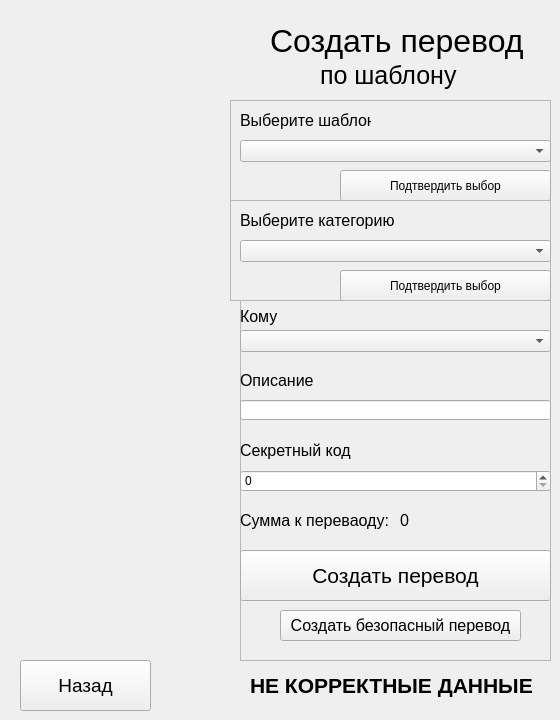
   <widget class="QWidget" name="shablonPage">
    <widget class="QLabel" name="label_16">
     <property name="geometry">
      <rect>
       <x>270</x>
       <y>20</y>
       <width>271</width>
       <height>41</height>
      </rect>
     </property>
     <property name="font">
      <font>
       <pointsize>24</pointsize>
      </font>
     </property>
     <property name="text">
      <string>Создать перевод</string>
     </property>
    </widget>
    <widget class="QPushButton" name="pushButton_13">
     <property name="geometry">
      <rect>
       <x>20</x>
       <y>660</y>
       <width>131</width>
       <height>51</height>
      </rect>
     </property>
     <property name="font">
      <font>
       <pointsize>14</pointsize>
      </font>
     </property>
     <property name="text">
      <string>Назад</string>
     </property>
    </widget>
    <widget class="QLabel" name="label_22">
     <property name="geometry">
      <rect>
       <x>320</x>
       <y>60</y>
       <width>141</width>
       <height>31</height>
      </rect>
     </property>
     <property name="font">
      <font>
       <pointsize>19</pointsize>
      </font>
     </property>
     <property name="text">
      <string>по шаблону</string>
     </property>
    </widget>
    <widget class="QFrame" name="frame_7">
     <property name="geometry">
      <rect>
       <x>230</x>
       <y>100</y>
       <width>321</width>
       <height>101</height>
      </rect>
     </property>
     <property name="frameShape">
      <enum>QFrame::StyledPanel</enum>
     </property>
     <property name="frameShadow">
      <enum>QFrame::Raised</enum>
     </property>
     <widget class="QPushButton" name="pushButton_2">
      <property name="geometry">
       <rect>
        <x>110</x>
        <y>70</y>
        <width>211</width>
        <height>31</height>
       </rect>
      </property>
      <property name="text">
       <string>Подтвердить выбор</string>
      </property>
     </widget>
     <widget class="QLabel" name="label_18">
      <property name="geometry">
       <rect>
        <x>10</x>
        <y>10</y>
        <width>131</width>
        <height>20</height>
       </rect>
      </property>
      <property name="font">
       <font>
        <pointsize>12</pointsize>
       </font>
      </property>
      <property name="text">
       <string>Выберите шаблон</string>
      </property>
     </widget>
     <widget class="QComboBox" name="comboBox_4">
      <property name="geometry">
       <rect>
        <x>10</x>
        <y>40</y>
        <width>311</width>
        <height>22</height>
       </rect>
      </property>
     </widget>
    </widget>
    <widget class="QFrame" name="frame_8">
     <property name="geometry">
      <rect>
       <x>230</x>
       <y>200</y>
       <width>321</width>
       <height>101</height>
      </rect>
     </property>
     <property name="frameShape">
      <enum>QFrame::StyledPanel</enum>
     </property>
     <property name="frameShadow">
      <enum>QFrame::Raised</enum>
     </property>
     <widget class="QPushButton" name="pushButton_29">
      <property name="geometry">
       <rect>
        <x>110</x>
        <y>70</y>
        <width>211</width>
        <height>31</height>
       </rect>
      </property>
      <property name="text">
       <string>Подтвердить выбор</string>
      </property>
     </widget>
     <widget class="QLabel" name="label_17">
      <property name="geometry">
       <rect>
        <x>10</x>
        <y>10</y>
        <width>191</width>
        <height>20</height>
       </rect>
      </property>
      <property name="font">
       <font>
        <pointsize>12</pointsize>
       </font>
      </property>
      <property name="text">
       <string>Выберите категорию</string>
      </property>
     </widget>
     <widget class="QComboBox" name="comboBox_5">
      <property name="geometry">
       <rect>
        <x>10</x>
        <y>40</y>
        <width>311</width>
        <height>22</height>
       </rect>
      </property>
     </widget>
    </widget>
    <widget class="QFrame" name="frame_9">
     <property name="geometry">
      <rect>
       <x>240</x>
       <y>300</y>
       <width>311</width>
       <height>361</height>
      </rect>
     </property>
     <property name="frameShape">
      <enum>QFrame::StyledPanel</enum>
     </property>
     <property name="frameShadow">
      <enum>QFrame::Raised</enum>
     </property>
     <widget class="QPushButton" name="pushButton_12">
      <property name="geometry">
       <rect>
        <x>40</x>
        <y>310</y>
        <width>241</width>
        <height>31</height>
       </rect>
      </property>
      <property name="font">
       <font>
        <pointsize>12</pointsize>
       </font>
      </property>
      <property name="text">
       <string>Создать безопасный перевод</string>
      </property>
     </widget>
     <widget class="QLabel" name="label_20">
      <property name="geometry">
       <rect>
        <x>0</x>
        <y>140</y>
        <width>121</width>
        <height>20</height>
       </rect>
      </property>
      <property name="font">
       <font>
        <pointsize>12</pointsize>
       </font>
      </property>
      <property name="text">
       <string>Секретный код</string>
      </property>
     </widget>
     <widget class="QLabel" name="label_19">
      <property name="geometry">
       <rect>
        <x>0</x>
        <y>70</y>
        <width>101</width>
        <height>20</height>
       </rect>
      </property>
      <property name="font">
       <font>
        <pointsize>12</pointsize>
       </font>
      </property>
      <property name="text">
       <string>Описание</string>
      </property>
     </widget>
     <widget class="QComboBox" name="comboBox_3">
      <property name="geometry">
       <rect>
        <x>0</x>
        <y>30</y>
        <width>311</width>
        <height>22</height>
       </rect>
      </property>
     </widget>
     <widget class="QLineEdit" name="lineEdit_3">
      <property name="geometry">
       <rect>
        <x>0</x>
        <y>100</y>
        <width>311</width>
        <height>20</height>
       </rect>
      </property>
     </widget>
     <widget class="QPushButton" name="pushButton_14">
      <property name="geometry">
       <rect>
        <x>0</x>
        <y>250</y>
        <width>311</width>
        <height>51</height>
       </rect>
      </property>
      <property name="font">
       <font>
        <pointsize>16</pointsize>
       </font>
      </property>
      <property name="text">
       <string>Создать перевод</string>
      </property>
     </widget>
     <widget class="QSpinBox" name="spinBox_3">
      <property name="geometry">
       <rect>
        <x>0</x>
        <y>170</y>
        <width>311</width>
        <height>22</height>
       </rect>
      </property>
      <property name="maximum">
       <number>1000000000</number>
      </property>
     </widget>
     <widget class="QLabel" name="label_21">
      <property name="geometry">
       <rect>
        <x>0</x>
        <y>6</y>
        <width>101</width>
        <height>20</height>
       </rect>
      </property>
      <property name="font">
       <font>
        <pointsize>12</pointsize>
       </font>
      </property>
      <property name="text">
       <string>Кому</string>
      </property>
     </widget>
     <widget class="QLabel" name="label_23">
      <property name="geometry">
       <rect>
        <x>0</x>
        <y>210</y>
        <width>151</width>
        <height>20</height>
       </rect>
      </property>
      <property name="font">
       <font>
        <pointsize>12</pointsize>
       </font>
      </property>
      <property name="text">
       <string>Сумма к переваоду: </string>
      </property>
     </widget>
     <widget class="QLabel" name="label_24">
      <property name="geometry">
       <rect>
        <x>160</x>
        <y>210</y>
        <width>141</width>
        <height>20</height>
       </rect>
      </property>
      <property name="font">
       <font>
        <pointsize>12</pointsize>
       </font>
      </property>
      <property name="text">
       <string>0</string>
      </property>
     </widget>
    </widget>
    <widget class="QLabel" name="label_46">
     <property name="geometry">
      <rect>
       <x>250</x>
       <y>670</y>
       <width>291</width>
       <height>31</height>
      </rect>
     </property>
     <property name="font">
      <font>
       <pointsize>16</pointsize>
       <weight>75</weight>
       <bold>true</bold>
      </font>
     </property>
     <property name="text">
      <string>НЕ КОРРЕКТНЫЕ ДАННЫЕ</string>
     </property>
    </widget>
   </widget>
